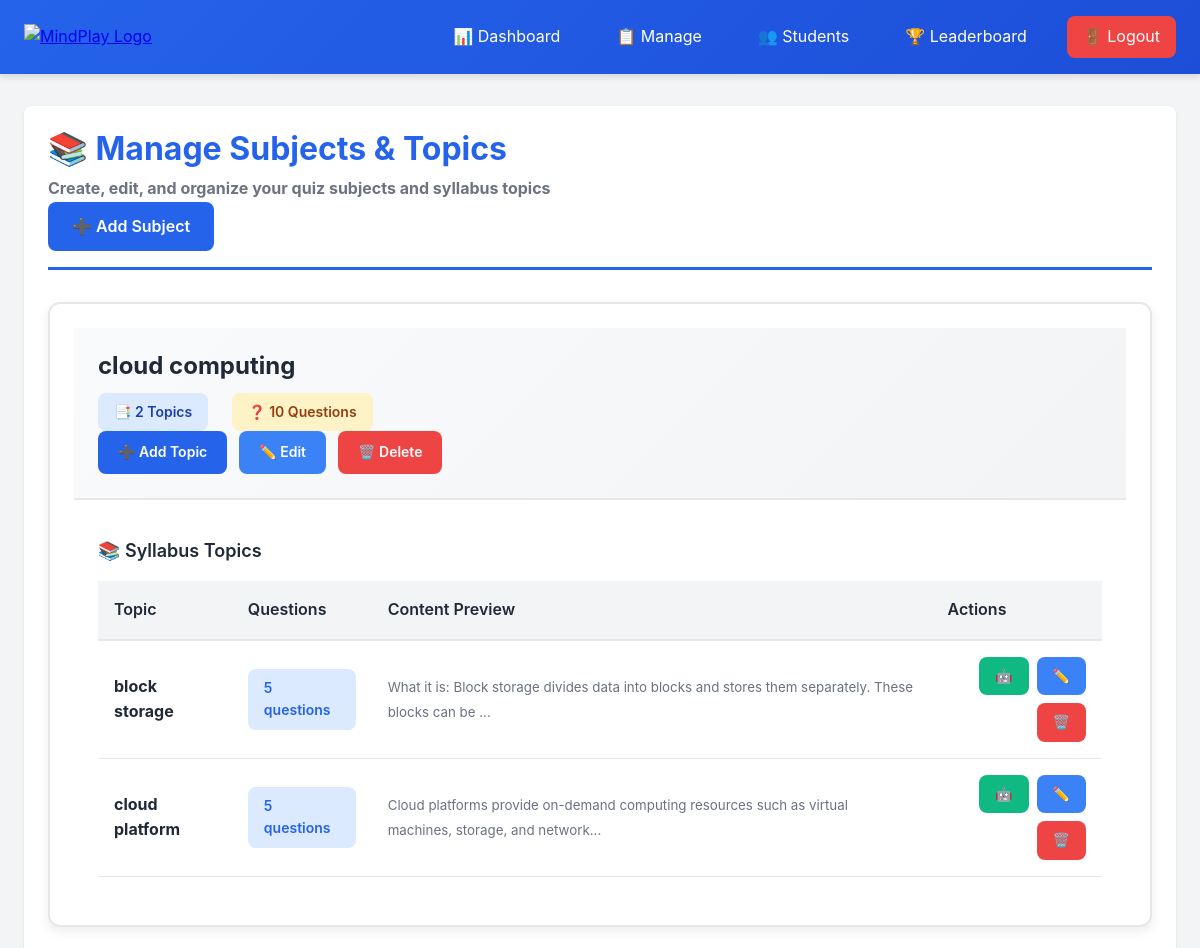
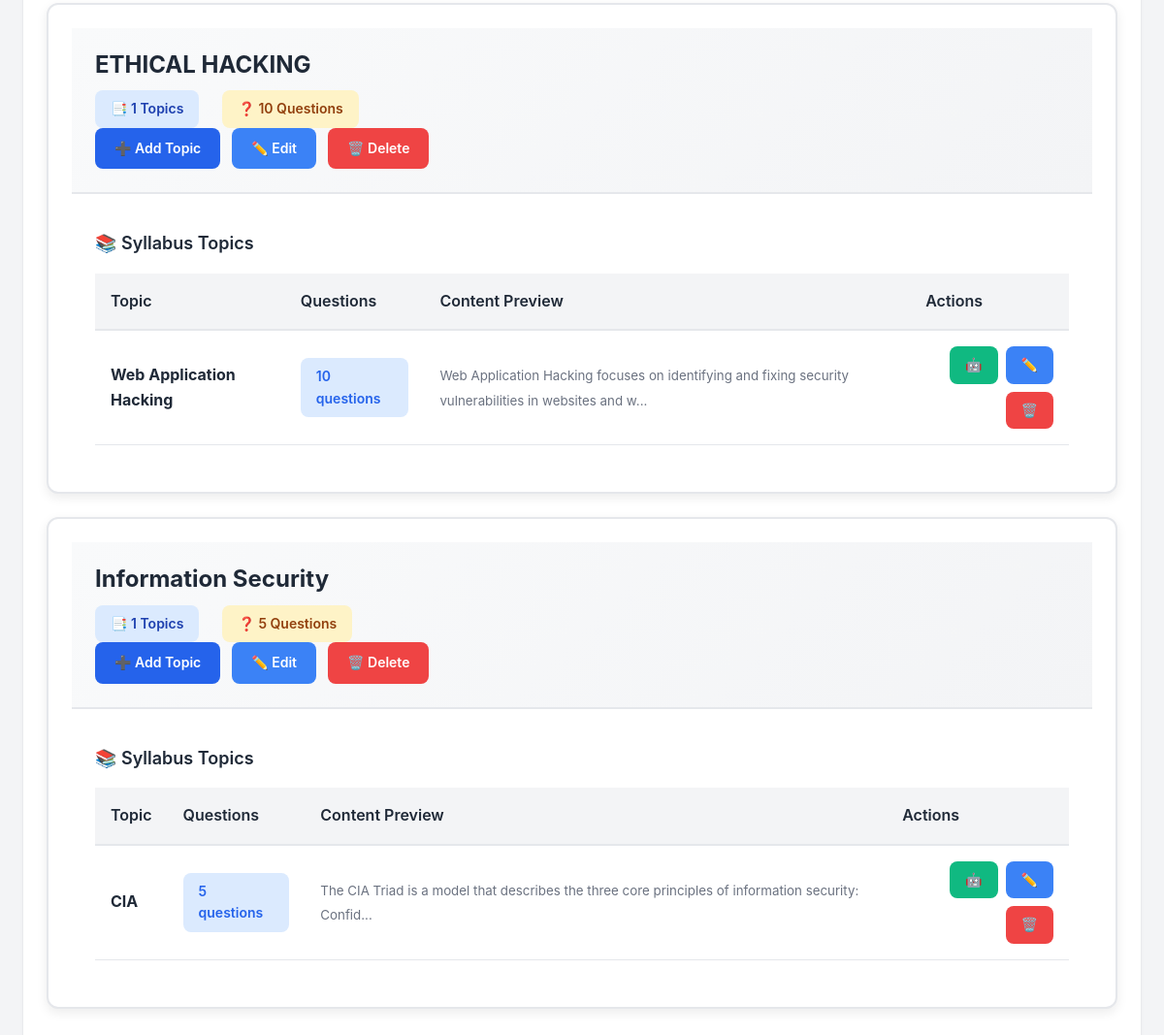
The app's page /manage_subjects.php (signed in) with its own data (2 pictures, top to bottom).
### tables this page shows
CREATE TABLE `subjects` (
  `id` int(11) NOT NULL,
  `subject_name` varchar(100) DEFAULT NULL,
  `description` text DEFAULT NULL COMMENT 'Subject description'
);

CREATE TABLE `syllabus` (
  `id` int(11) NOT NULL,
  `subject_id` int(11) DEFAULT NULL,
  `topic` varchar(150) DEFAULT NULL,
  `content` text DEFAULT NULL
);

### manage_subjects.php (the view, shortened to what this page needs)
<?php
require_once __DIR__ . '/../config/db.php';
?>
<!DOCTYPE html>
<html lang="en">
<head>
    <link rel="stylesheet" href="../assets/css/style.css">
</head>
<body>
    <?php
    $base_path = '../';
    include __DIR__ . '/../includes/admin_navbar.php';
    ?>
    <div class="container">
        <div class="card fade-in">
            <div class="card-header" style="border-bottom: 3px solid var(--primary); margin-bottom: 2rem;">
                <div>
                    <h1 style="font-size: 2rem; font-weight: 700; color: var(--primary); margin-bottom: 0.5rem;">📚 Manage Subjects & Topics</h1>
                    <p style="color: var(--gray); font-size: 1rem;">Create, edit, and organize your quiz subjects and syllabus topics</p>
                </div>
                <div class="action-buttons">
                    <a href="add_subject.php" class="btn btn-primary" style="font-size: 1rem; padding: 0.75rem 1.5rem;">
                        ➕ Add Subject
                    </a>
                </div>
            </div>
        <?php
        $subjects = $conn->query("SELECT * FROM subjects ORDER BY subject_name");
        if($subjects->num_rows > 0){
            while($subject = $subjects->fetch_assoc()){
                $stmt_syl = $conn->prepare("SELECT COUNT(*) as count FROM syllabus WHERE subject_id = ?");
                $stmt_syl->bind_param("i", $subject['id']);
                $stmt_syl->execute();
                $syllabus_count = $stmt_syl->get_result()->fetch_assoc()['count'];
                $stmt_q = $conn->prepare("SELECT COUNT(*) as count FROM questions q JOIN syllabus sy ON q.syllabus_id = sy.id WHERE sy.subject_id = ?");
                $stmt_q->bind_param("i", $subject['id']);
                $stmt_q->execute();
                $questions_count = $stmt_q->get_result()->fetch_assoc()['count'];
                echo "<div class='card mb-3' style='border: 2px solid var(--gray-light); border-radius: 12px; overflow: hidden; box-shadow: 0 4px 12px rgba(0,0,0,0.08); transition: all 0.3s;' onmouseover='this.style.boxShadow=\"0 8px 20px rgba(0,0,0,0.12)\"' onmouseout='this.style.boxShadow=\"0 4px 12px rgba(0,0,0,0.08)\"'>
                    <div class='card-header' style='background: linear-gradient(135deg, #f9fafb 0%, #f3f4f6 100%); border-bottom: 2px solid var(--gray-light); padding: 1.5rem;'>
                        <div>
                            <h2 style='font-size: 1.5rem; font-weight: 700; color: var(--dark); margin-bottom: 0.75rem;'>{$subject['subject_name']}</h2>
                            <div style='display: flex; gap: 1.5rem; align-items: center;'>
                                <span style='background: #dbeafe; color: #1e40af; padding: 0.5rem 1rem; border-radius: 8px; font-weight: 600; font-size: 0.875rem;'>
                                    📑 {$syllabus_count} Topics
                                </span>
                                <span style='background: #fef3c7; color: #92400e; padding: 0.5rem 1rem; border-radius: 8px; font-weight: 600; font-size: 0.875rem;'>
                                    ❓ {$questions_count} Questions
                                </span>
                            </div>
                        </div>
                        <div class='action-buttons' style='gap: 0.75rem;'>
                            <a href='add_syllabus.php?subject_id={$subject['id']}'
                               class='btn btn-primary btn-sm' style='padding: 0.625rem 1.25rem;'>
                                ➕ Add Topic
                            </a>
                            <a href='edit_subject.php?id={$subject['id']}'
                               class='btn btn-info btn-sm' style='padding: 0.625rem 1.25rem;'>
                                ✏️ Edit
                            </a>
                            <a href='manage_subjects.php?delete_subject=1&id={$subject['id']}'
                               onclick='return confirmDelete(\"⚠️ Delete this subject? This will remove ALL topics, questions, and student results!\")'
                               class='btn btn-danger btn-sm' style='padding: 0.625rem 1.25rem;'>
                                🗑️ Delete
                            </a>
                        </div>
                    </div>
                    <div style='padding: 1.5rem;'>
                        <h3 style='font-weight: 600; color: var(--dark); margin-bottom: 1.25rem; font-size: 1.125rem;'>📚 Syllabus Topics</h3>";
                $stmt_list = $conn->prepare("SELECT * FROM syllabus WHERE subject_id = ? ORDER BY topic");
                $stmt_list->bind_param("i", $subject['id']);
                $stmt_list->execute();
                $syllabus_list = $stmt_list->get_result();
                if($syllabus_list->num_rows > 0){
                    echo "<div class='table-container'>
                            <table class='table'>
                                <thead>
                                    <tr>
                                        <th>Topic</th>
                                        <th>Questions</th>
                                        <th>Content Preview</th>
                                        <th>Actions</th>
                                    </tr>
                                </thead>
                                <tbody>";
                    while($syl = $syllabus_list->fetch_assoc()){
                        $stmt_qc = $conn->prepare("SELECT COUNT(*) as count FROM questions WHERE syllabus_id = ?");
                        $stmt_qc->bind_param("i", $syl['id']);
                        $stmt_qc->execute();
                        $q_count = $stmt_qc->get_result()->fetch_assoc()['count'];
                        $content_preview = substr($syl['content'], 0, 100);
                        if(strlen($syl['content']) > 100) $content_preview .= '...';
                        echo "<tr style='border-bottom: 1px solid var(--gray-light);'>
                            <td style='padding: 1rem;'><strong style='color: var(--dark);'>" . htmlspecialchars($syl['topic']) . "</strong></td>
                            <td style='padding: 1rem;'><span class='badge badge-primary' style='padding: 0.5rem 1rem; border-radius: 8px;'>{$q_count} questions</span></td>
                            <td style='padding: 1rem;'><small style='color: var(--gray);'>" . htmlspecialchars($content_preview) . "</small></td>
                            <td style='padding: 1rem;'>
                                <div class='action-buttons' style='gap: 0.5rem; justify-content: flex-end;'>
                                    <a href='generate_questions.php?syllabus_id={$syl['id']}'
                                       class='btn btn-success btn-sm' title='Generate AI Questions'>🤖</a>
                                    <a href='edit_syllabus.php?id={$syl['id']}'
                                       class='btn btn-info btn-sm' title='Edit Topic'>✏️</a>
                                    <a href='manage_subjects.php?delete_syllabus=1&syllabus_id={$syl['id']}'
                                       onclick='return confirmDelete(\"⚠️ Delete this topic and all questions?\")'
                                       class='btn btn-danger btn-sm' title='Delete Topic'>🗑️</a>
                                </div>
                            </td>
                        </tr>";
                    }
                    echo "</tbody></table></div>";
                }
                echo "</div></div>";
            }
        }
        ?>
        </div>
    </div>
</body>
</html>

### admin_navbar.php
<nav class="navbar">
    <div class="nav-content">
        <a href="<?php echo htmlspecialchars($base_path ?? '../'); ?>admin/dashboard.php"><img src="<?php echo htmlspecialchars($base_path ?? '../'); ?>assets/logo.png" alt="MindPlay Logo" style="height: 50px;"></a>
        <div class="nav-links">
            <a href="<?php echo htmlspecialchars($base_path ?? '../'); ?>admin/dashboard.php" class="nav-link">📊 Dashboard</a>
            <a href="<?php echo htmlspecialchars($base_path ?? '../'); ?>admin/manage_subjects.php" class="nav-link">📋 Manage</a>
            <a href="<?php echo htmlspecialchars($base_path ?? '../'); ?>admin/manage_students.php" class="nav-link">👥 Students</a>
            <a href="<?php echo htmlspecialchars($base_path ?? '../'); ?>student/leaderboard.php" class="nav-link">🏆 Leaderboard</a>
            <a href="<?php echo htmlspecialchars($base_path ?? '../'); ?>logout.php" class="nav-link btn-danger">🚪 Logout</a>
        </div>
    </div>
</nav>

### style.css (style rules this page uses)
:root { --primary: #2563eb; --primary-dark: #1d4ed8; --secondary: #10b981; --secondary-dark: #059669; --danger: #ef4444; --danger-dark: #dc2626; --warning: #f59e0b; --info: #3b82f6; --dark: #1f2937; --light: #f3f4f6; --white: #ffffff; --gray: #6b7280; --gray-light: #e5e7eb; --shadow: 0 1px 3px rgba(0, 0, 0, 0.1); --shadow-md: 0 4px 6px rgba(0, 0, 0, 0.1); --shadow-lg: 0 10px 25px rgba(0, 0, 0, 0.15); --radius: 0.5rem; }
* { margin: 0; padding: 0; box-sizing: border-box; }
body { font-family: -apple-system, BlinkMacSystemFont, 'Segoe UI', 'Roboto', 'Oxygen', 'Ubuntu', sans-serif; background-color: var(--light); color: var(--dark); line-height: 1.6; }
h1, h2, h3, h4, h5, h6 { font-weight: 700; line-height: 1.2; margin-bottom: 1rem; }
h1 { font-size: 2.5rem; }
h2 { font-size: 2rem; }
h3 { font-size: 1.75rem; }
.navbar { background: linear-gradient(135deg, var(--primary) 0%, var(--primary-dark) 100%); color: var(--white); padding: 1rem 0; box-shadow: var(--shadow-md); position: sticky; top: 0; z-index: 100; }
.nav-content { max-width: 1200px; margin: 0 auto; padding: 0 1.5rem; display: flex; justify-content: space-between; align-items: center; }
.nav-links { display: flex; gap: 1.5rem; align-items: center; }
.nav-link { color: var(--white); text-decoration: none; padding: 0.5rem 1rem; border-radius: var(--radius); transition: background 0.2s; }
.container { max-width: 1200px; margin: 0 auto; padding: 2rem 1.5rem; }
.card { background: var(--white); border-radius: var(--radius); padding: 1.5rem; box-shadow: var(--shadow); margin-bottom: 1.5rem; }
.card-header { font-size: 1.5rem; font-weight: 700; color: var(--primary); margin-bottom: 1rem; padding-bottom: 1rem; border-bottom: 2px solid var(--gray-light); }
.btn { display: inline-block; padding: 0.75rem 1.5rem; border-radius: var(--radius); font-weight: 600; text-decoration: none; border: none; cursor: pointer; transition: all 0.2s; text-align: center; }
.btn-primary { background: var(--primary); color: var(--white); }
.btn-success { background: var(--secondary); color: var(--white); }
.btn-danger { background: var(--danger); color: var(--white); }
.btn-info { background: var(--info); color: var(--white); }
.btn-sm { padding: 0.5rem 1rem; font-size: 0.875rem; }
.table-container { overflow-x: auto; margin-top: 1rem; }
table { width: 100%; border-collapse: collapse; background: var(--white); }
table thead { background: var(--light); }
table th { padding: 1rem; text-align: left; font-weight: 600; color: var(--dark); border-bottom: 2px solid var(--gray-light); }
table td { padding: 1rem; border-bottom: 1px solid var(--gray-light); }
.badge { display: inline-block; padding: 0.25rem 0.75rem; border-radius: 9999px; font-size: 0.875rem; font-weight: 600; }
.badge-primary { background: #dbeafe; color: var(--primary); }
.action-buttons { display: flex; gap: 0.5rem; flex-wrap: wrap; }
.mb-3 { margin-bottom: 1.5rem; }
.fade-in { animation: fadeIn 0.5s ease-in; }

### records on screen
subjects: subject_name "cloud computing", syllabus_count "2", questions_count "10"
syllabus: topic "block storage", q_count "5", content "What it is: Block storage divides data into blocks and stores them separately. These blocks can be ..."
syllabus: topic "cloud platform", q_count "5", content "Cloud platforms provide on-demand computing resources such as virtual machines, storage, and network..."
subjects: subject_name "ETHICAL HACKING", syllabus_count "1", questions_count "10"
syllabus: topic "Web Application Hacking", q_count "10", content "Web Application Hacking focuses on identifying and fixing security vulnerabilities in websites and w..."
subjects: subject_name "Information Security", syllabus_count "1", questions_count "5"
syllabus: topic "CIA", q_count "5", content "The CIA Triad is a model that describes the three core principles of information security: Confid..."
